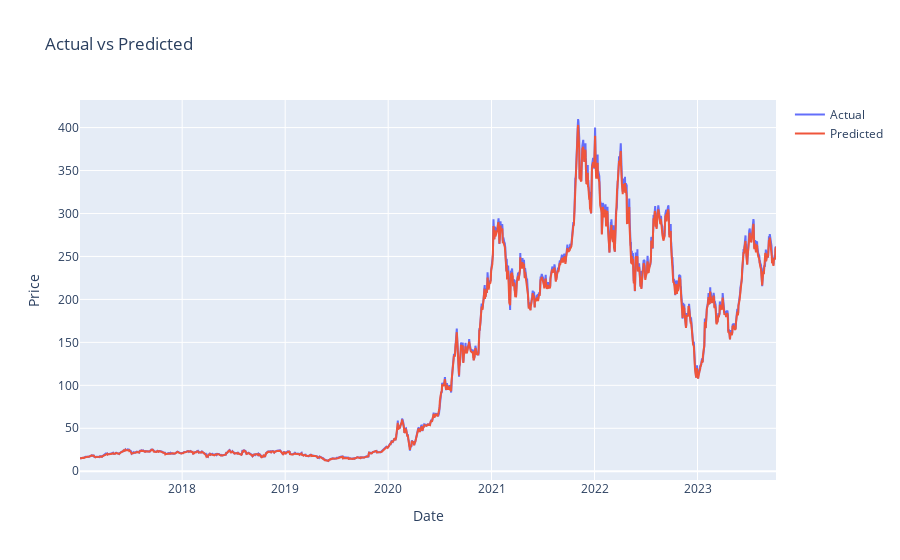
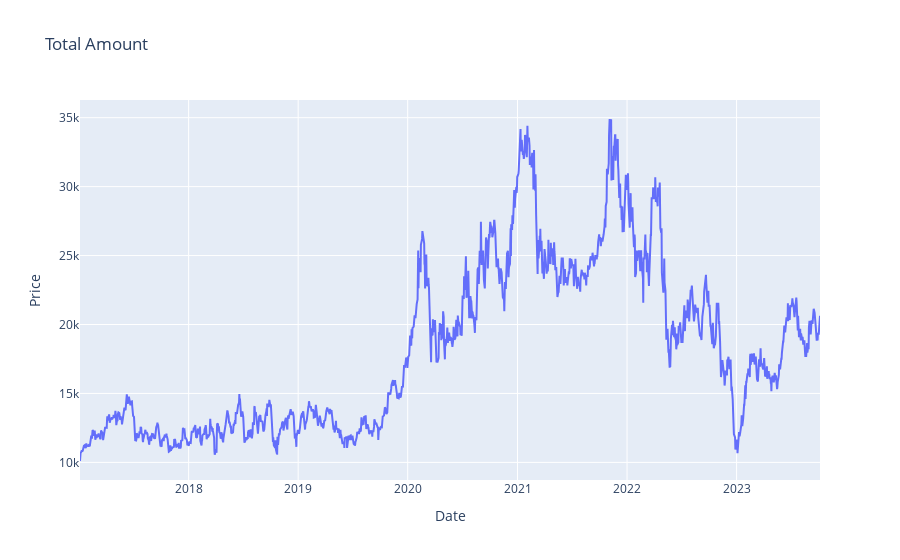

Notebook code for these charts, in order:
### Markdown cell above
**Long Short Day trading:**

*   if predicted > yesterdays close, buy and sell at end of day
*   if predicted < yesterdays close, sell and buy at end of day

### Code cell
amount = 10000
signal = 0
Amount = []
balance = 0
action = []
portfolio = 0
Portfolio = []
stocks = 0
Stocks = []

for i in range(len(results) - 1):
    if results['Predicted'][i] > results['Actual'][i-1]:
        action.append('Buy at Open & Sell at Close')
        stocks = int(amount/results['Open'][i])
        balance = int(amount%results['Close'][i])
        portfolio = stocks * results ['Open'][i]
        print(i, 'Buy at Open', round(portfolio, 2), stocks, round(balance, 2))

        # action.append('Sell at End')
        portfolio = stocks * results['Close'][i]
        signal = 0
        stocks = 0
        amount = balance + portfolio
        portfolio = 0
        balance = 0
        print(i, 'Sell at Close', round(amount, 2), balance)
        Amount.append(amount)
        Portfolio.append(round(portfolio, 5))

    else:
        action.append('Sell at Open & Bull at Close')
        stocks = int(amount/results['Open'][i])
        balance = int(amount%results['Close'][i])
        portfolio = stocks * results ['Open'][i]
        print(i, 'Sell at Open', round(portfolio, 2), '-', stocks, round(balance, 2))

        # action.append('Buy at Close')
        portfolio = stocks * results['Close'][i]
        signal = 0
        stocks = 0
        amount = balance + portfolio
        portfolio = 0
        balance = 0
        print(i, 'Buy Back at Close', round(amount, 2), balance)
        Amount.append(amount)
        Portfolio.append(round(portfolio, 5))
    print('\n')

Strategy_Result = pd.DataFrame({'Actual_Close_Price':stock.Close[1:],
                                 'Predicted_Close_Price':list(y_pred[1:]),
                                 'Date': stock.Date[1:],
                                 'Action':  action,
                                 # 'Stocks': Stocks,
                                 'Portfolio($)': Portfolio,
                                 'Amount($)':Amount
                                })

Strategy_Result.tail()
'''Strategy_Result[['Actual_Close_Price', 'Predicted_Close_Price']].loc[0:].plot(figsize = (15, 4), style = ['-', '--'], title = 'Actual vs Predicted')
Strategy_Result[['Amount($)']].loc[0:].plot(figsize = (15, 4), style = ['-g'], title = 'Total Amount')'''

import plotly.graph_objects as go

# Actual and predicted data
actual = Strategy_Result['Actual_Close_Price'] 
predicted = Strategy_Result['Predicted_Close_Price']
amount= Strategy_Result['Amount($)']
date=Strategy_Result['Date']

# Create figure
fig = go.Figure()

# Add actual trace
fig.add_trace(go.Scatter(
    x=date,
    y=actual,
    mode='lines',
    name='Actual'
)) 

# Add predicted trace  
fig.add_trace(go.Scatter(
    x=date,
    y=predicted,  
    mode='lines',
    name='Predicted'
))

# Set title
fig.update_layout(
    title='Actual vs Predicted',
    xaxis_title='Date',
    yaxis_title='Price'
)

# Show figure
fig.show()

figt=go.Figure()

figt.add_trace(go.Scatter(
    x=date,
    y=amount,
    mode='lines',
    name='Actual'
))

# Set title
figt.update_layout(
    title='Total Amount',
    xaxis_title='Date',
    yaxis_title='Price'
)

figt.show()

### Figure 1 — Plotly figure (JSON) as saved in the notebook; plotly's stock layout.template omitted (floating-point values rounded to 4 significant figures; data arrays with more than 128 entries replaced by an {"elided": "..."} marker saying what was removed)
{"data": [{"mode": "lines", "name": "Actual", "type": "scatter", "x": {"elided": "1701 str values"}, "y": {"elided": "1701 float values"}}, {"mode": "lines", "name": "Predicted", "type": "scatter", "x": {"elided": "1701 str values"}, "y": {"elided": "1701 float values"}}], "layout": {"title": {"text": "Actual vs Predicted"}, "xaxis": {"title": {"text": "Date"}}, "yaxis": {"title": {"text": "Price"}}}}

### Figure 2 — Plotly figure (JSON) as saved in the notebook; plotly's stock layout.template omitted (floating-point values rounded to 4 significant figures; data arrays with more than 128 entries replaced by an {"elided": "..."} marker saying what was removed)
{"data": [{"mode": "lines", "name": "Actual", "type": "scatter", "x": {"elided": "1701 str values"}, "y": {"elided": "1701 float values"}}], "layout": {"title": {"text": "Total Amount"}, "xaxis": {"title": {"text": "Date"}}, "yaxis": {"title": {"text": "Price"}}}}
